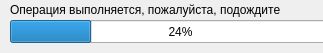
<?xml version="1.0" encoding="UTF-8"?>
<ui version="4.0">
 <class>Loader</class>
 <widget class="QMainWindow" name="Loader">
  <property name="geometry">
   <rect>
    <x>0</x>
    <y>0</y>
    <width>323</width>
    <height>53</height>
   </rect>
  </property>
  <property name="windowTitle">
   <string>MainWindow</string>
  </property>
  <widget class="QWidget" name="centralwidget">
   <widget class="QLabel" name="label">
    <property name="geometry">
     <rect>
      <x>10</x>
      <y>0</y>
      <width>271</width>
      <height>20</height>
     </rect>
    </property>
    <property name="text">
     <string>Операция выполняется, пожалуйста, подождите...</string>
    </property>
   </widget>
   <widget class="QProgressBar" name="progressBar">
    <property name="geometry">
     <rect>
      <x>10</x>
      <y>20</y>
      <width>341</width>
      <height>23</height>
     </rect>
    </property>
    <property name="value">
     <number>24</number>
    </property>
   </widget>
  </widget>
 </widget>
 <resources/>
 <connections/>
</ui>
